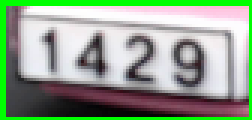
#> input picture NumAnd/test/images/image_010.png, 84 x 40 px, found by its file name (shown 3 times larger); its folder holds only this picture in this run
$ python image_resize.py
#> lines starting #> are read from the running program, lines starting #| are printed output that depends on the picture
import os
from PIL import Image
import cv2

def resize_image_with_padding(image_path, target_width, target_height):
    # 이미지 열기
#> called with image_path = 'NumData/training/images/image_010.png', target_width = 325, target_height = 325
    image = Image.open(image_path)
#> image is the input picture: PIL image 84x40 RGB; mean R, G, B 144.5, 162.4, 140.4

    # 원본 이미지 크기 가져오기
    old_width, old_height = image.size  # PIL에서는 size로 (너비, 높이)를 가져옵니다.
#> old_width = 84; old_height = 40

    # 비율 유지하면서 크기 조정
    ratio = min(target_width / old_width, target_height / old_height)
#> ratio = 3.87
    new_width = int(old_width * ratio)
#> new_width = 325
    new_height = int(old_height * ratio)
#> new_height = 154
    resized_image = image.resize((new_width, new_height), Image.Resampling.LANCZOS)
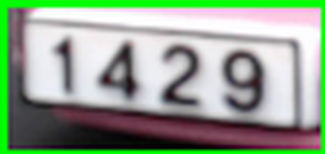
#> resized_image: PIL image 325x154 RGB; mean R, G, B 144.7, 162, 140.9

    # 검은색 배경의 새 이미지 생성
    new_image = Image.new("RGB", (target_width, target_height), (0, 0, 0))  # 검은색 배경
#> new_image: PIL image 325x325 RGB; every value is 0
    # 리사이즈된 이미지를 중앙에 배치
    new_image.paste(resized_image, ((target_width - new_width) // 2, (target_height - new_height) // 2))
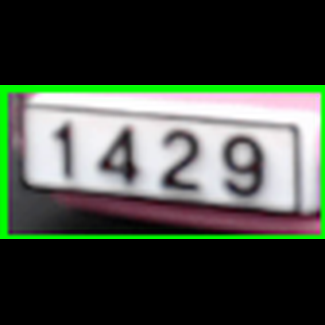
#> new_image: PIL image 325x325 RGB; mean R, G, B 68.6, 76.8, 66.8

    return new_image

def resize_images_in_folder(folder_path, output_path, target_width, target_height):
    # output_path 폴더가 없으면 생성
    if not os.path.exists(output_path):
        os.makedirs(output_path)

    # 폴더 내 모든 파일에 대해 작업
    for filename in os.listdir(folder_path):
        file_path = os.path.join(folder_path, filename)

        # 파일이 이미지 파일인지 확인 (확장자 필터)
        if filename.lower().endswith(('.png', '.jpg', '.jpeg')):
            resized_image = resize_image_with_padding(file_path, target_width, target_height)

            # 리사이즈된 이미지 저장 (원본 이름에 "_resized" 추가)
            new_file_path = os.path.join(output_path, f"{filename}")
            resized_image.save(new_file_path)
            print(f"리사이즈된 이미지 저장됨: {new_file_path}")


# 예시: 폴더 경로와 원하는 크기 설정
dataset = ["training", "validation", "test"]
target_width = 325
target_height = 325

for i in range(len(dataset)):
    folder_path = f'NumData/{dataset[i]}/images'  # 원본 이미지가 있는 폴더 경로
    output_path = f'Resize_Zoom/NumData/{dataset[i]}/images'  # 리사이즈된 이미지를 저장할 폴더 경로

    resize_images_in_folder(folder_path, output_path, target_width, target_height)
